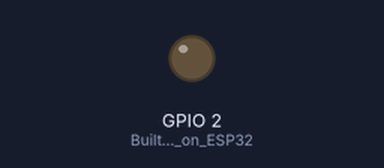
The sketch below on a simulated ESP32. Shown: output pins drawn as LEDs (lit = HIGH). What the sketch prints to the serial monitor is not drawn.

Above: at 0.3 s.
Timing chart, 0 to 1.8 s (numbered marks = the images above):
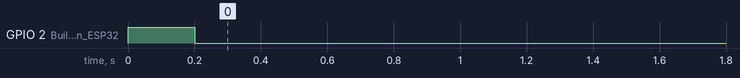

The sketch:

esp32_bwe_mqtt_client.ino
```cpp
// Low-latency Serial Baud Rate
const long BAUDRATE = 115200;

// Demo state variables
int servoAngle = 0;
int sweepDirection = 1;
unsigned long lastTelemetryTime = 0;
const unsigned long telemetryInterval = 500; // Sweep position every 500ms

void setup() {
  Serial.begin(BAUDRATE);
  while (!Serial) {
    ; // Wait for serial port to connect (needed for native USB port only)
  }

  // Status debug print - will be shown in bridge console
  Serial.println("ESP32 HIL Controller Booted. Awaiting BWE packets...");

  // Configure demo visual indicator LED
  pinMode(2, OUTPUT); // Built-in LED on ESP32
  digitalWrite(2, HIGH);
  delay(200);
  digitalWrite(2, LOW);
}

void loop() {
  // 1. Process incoming JSON packets from BWE Simulator (No-Library String Parsing)
  if (Serial.available() > 0) {
    String input = Serial.readStringUntil('\n');
    input.trim();

    if (input.length() > 0) {
      // Look for target Pin 34 in the JSON string segment
      if (input.indexOf("\"pin\":34") != -1 || input.indexOf("\"pin\": 34") != -1) {
        int valIdx = input.indexOf("\"val\":");
        if (valIdx != -1) {
          // Parse float value after the '"val":' substring
          String valStr = "";
          for (int i = valIdx + 6; i < input.length(); i++) {
            char c = input.charAt(i);
            if (c == ',' || c == '}' || c == ' ' || c == '\r') {
              break;
            }
            valStr += c;
          }

          float val = valStr.toFloat();

          // Flash board LED if virtual gas concentration is above a threshold voltage (e.g. 1.5V)
          if (val > 1.5) {
            digitalWrite(2, HIGH);
          } else {
            digitalWrite(2, LOW);
          }

          // Print success callback log to trigger low-latency bridge RTT timer
          Serial.print("SUCCESS: Received Virtual Pin 34 Voltage: ");
          Serial.print(val);
          Serial.println("V. Built-in LED state updated.");
        }
      }
    }
  }

  // 2. Simulate sweep actuator outputs sending back to Virtual Servo on Pin 18
  unsigned long now = millis();
  if (now - lastTelemetryTime >= telemetryInterval) {
    lastTelemetryTime = now;

    // Sweep virtual servo angle between 0 and 180 degrees
    servoAngle += (15 * sweepDirection);
    if (servoAngle >= 180) {
      servoAngle = 180;
      sweepDirection = -1;
    } else if (servoAngle <= 0) {
      servoAngle = 0;
      sweepDirection = 1;
    }

    // Write JSON packet directly to Serial to bypass ArduinoJson dependency
    Serial.print("{\"type\":\"pin_write\",\"pin\":18,\"val\":");
    Serial.print(servoAngle);
    Serial.println("}");
  }
}
```
